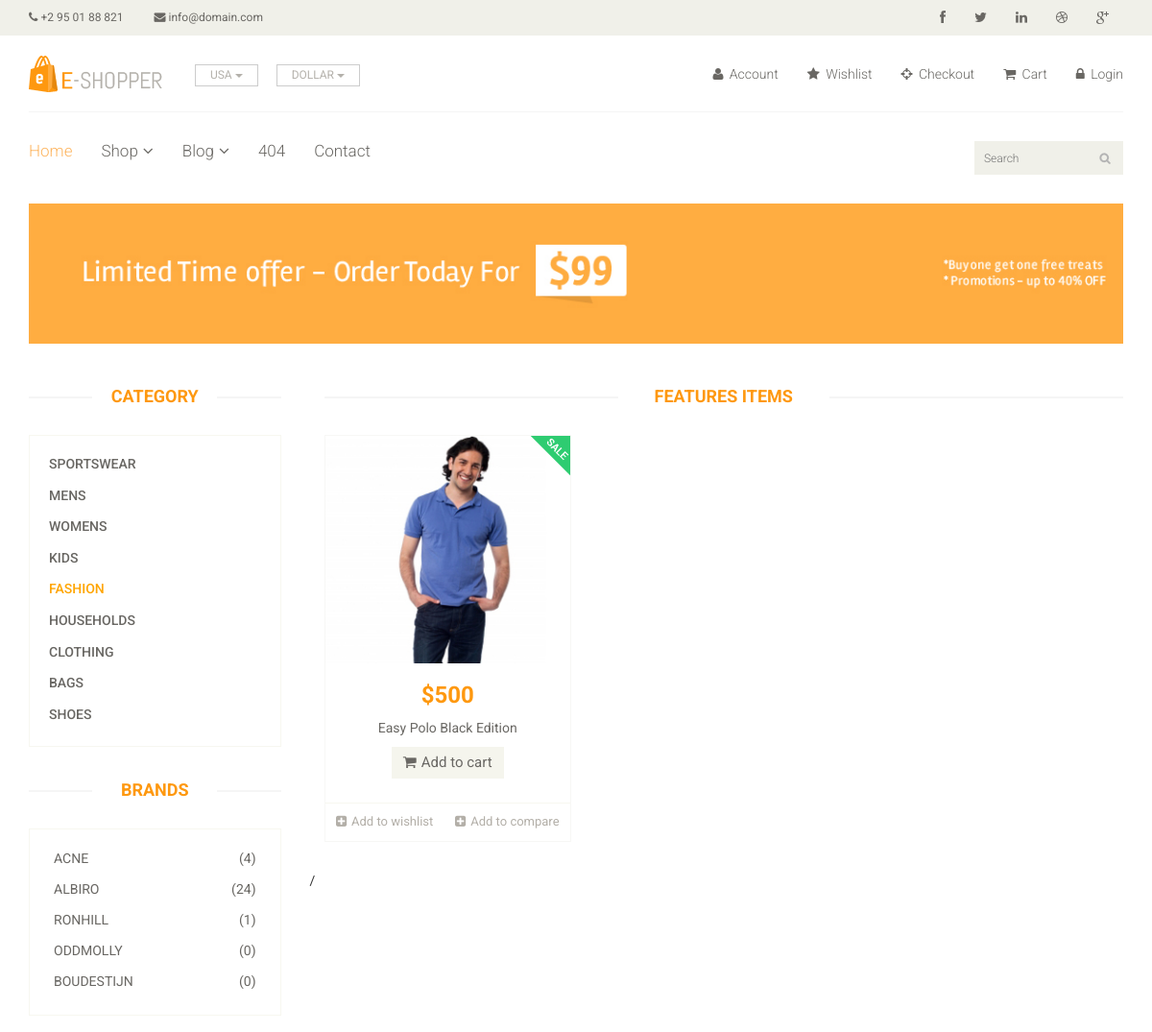
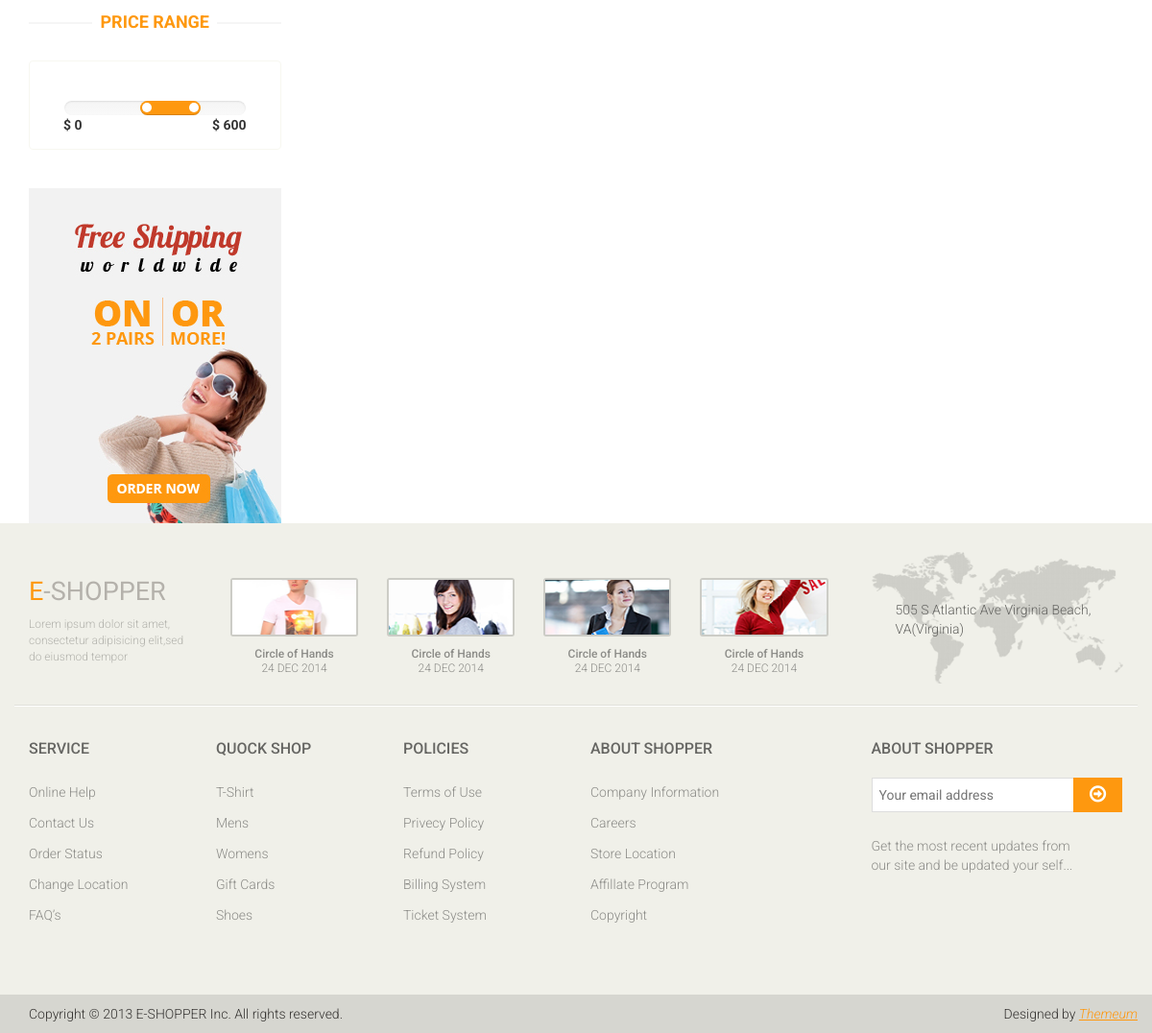
/shop.php?category_id=5, run on the app's committed database (2 pictures, top to bottom).
### tables this page shows
CREATE TABLE `category` (
  `id` int(11) NOT NULL,
  `title` varchar(255) NOT NULL
);

CREATE TABLE `brands` (
  `id` int(11) NOT NULL,
  `name` varchar(255) NOT NULL
);

CREATE TABLE `products` (
  `id` int(11) NOT NULL,
  `name` varchar(255) NOT NULL,
  `price` float NOT NULL,
  `availability` varchar(255) NOT NULL DEFAULT 'In Stock',
  `condition` varchar(255) NOT NULL DEFAULT 'New',
  `image` varchar(255) NOT NULL,
  `release_date` timestamp NOT NULL DEFAULT CURRENT_TIMESTAMP,
  `brand_id` int(11) NOT NULL,
  `category_id` int(11) NOT NULL
);

### resources/functions.php (called while the page is built, shortened)
<?php
    function query($query) {
        global $connection;
        return mysqli_query($connection, $query);
    }
    function fetch_assoc($result) {
        return mysqli_fetch_assoc($result);
    }
    function escape_string($string) {
        global $connection;
        return mysqli_real_escape_string($connection, $string);
    }
    function get_num_rows($result) {
        return mysqli_num_rows($result);
    }
    function get_product_by_brand($brand_id) {
        $products = "SELECT * FROM products WHERE brand_id = " . escape_string($brand_id);
        $products = query($products);
        return $products;
    }

### resources/templates/front/category.php (the view, shortened to what this page needs)
<div class="panel-group category-products" id="accordian">
    <?php
        if(isset($_GET["category_id"])) {
            $select_category_id = $_GET["category_id"];
        } else {
            $select_category_id = '';
        }
        $categories = query("SELECT * FROM category");
        while($category = fetch_assoc($categories)):
    ?>
        <div class="panel panel-default">
            <div class="panel-heading">
                <h4 class="panel-title">
                    <a style="<?php echo ($select_category_id == $category["id"]) ? "color:orange" : ""; ?>"
                       href="shop.php?category_id=<?php echo htmlspecialchars($category["id"]); ?>">
                        <?php echo $category["title"]; ?>
                    </a>
                </h4>
            </div>
        </div>
    <?php
        endwhile;
    ?>
</div>

### resources/templates/front/brands.php (shortened to what this page needs)
<div class="brands_products">
    <h2>Brands</h2>
    <div class="brands-name">
        <ul class="nav nav-pills nav-stacked">
            <?php
                $brands = query("SELECT * FROM brands");
                while($brand = fetch_assoc($brands)):
            ?>
                <?php
                    $product_by_brand = get_product_by_brand($brand["id"]);
                    $num_rows = get_num_rows($product_by_brand);
                ?>
                <li><a href="shop.php?brand_id=<?php echo htmlspecialchars($brand["id"]); ?>">
                        <span class="pull-right">(<?php echo $num_rows; ?>)</span><?php echo $brand["name"]; ?></a></li>
            <?php
                endwhile;
            ?>
        </ul>
    </div>
</div>

### resources/templates/front/feature_items.php (shortened to what this page needs)
<div class="features_items">
    <h2 class="title text-center">Features Items</h2>
    <?php
        $query = "SELECT * FROM products";
        if(isset($_GET["category_id"])) {
            $cat_id = escape_string($_GET["category_id"]);
            $query .= " WHERE category_id = $cat_id";
        }
        $products = query($query);
        while ($product = fetch_assoc($products)):
    ?>
        <div class="col-sm-4">
            <div class="product-image-wrapper">
                <div class="single-products">
                    <div class="productinfo text-center">
                        <img src="images/home/<?php echo $product["image"]; ?>" alt="" />
                        <h2>$<?php echo $product["price"]; ?></h2>
                        <p><?php echo $product["name"]; ?></p>
                        <a href="#" class="btn btn-default add-to-cart"><i class="fa fa-shopping-cart"></i>Add to cart</a>
                    </div>
                    <div class="product-overlay">
                        <div class="overlay-content">
                        </div>
                    </div>
                    <?php if($product["condition"] == "New"): ?>
                        <img src="images/home/new.png" class="new" alt="" />
                    <?php elseif ($product["condition"] == "Sale"): ?>
                        <img src="images/home/sale.png" class="new" alt="" />
                    <?php endif; ?>
                </div>
                <div class="choose">
                    <ul class="nav nav-pills nav-justified">
                        <li><a href="#"><i class="fa fa-plus-square"></i>Add to wishlist</a></li>
                        <li><a href="#"><i class="fa fa-plus-square"></i>Add to compare</a></li>
                    </ul>
                </div>
            </div>
        </div>
    <?php
        endwhile;
    ?>
</div>/

### public/css/main.css (style rules this page uses)
body { font-family: 'Roboto', sans-serif; background:; position: relative; font-weight:400px; }
ul li { list-style: none; }
a { -webkit-transition: 300ms; -moz-transition: 300ms; -o-transition: 300ms; transition: 300ms; }
h1, h2, h3, h4, h5, h6 { font-family: 'Roboto', sans-serif; }
.category-products { border: 1px solid #F7F7F0; margin-bottom: 35px; padding-bottom: 20px; padding-top: 15px; }
.left-sidebar h2, .brands_products h2 { color: #FE980F; font-family: 'Roboto', sans-serif; font-size: 18px; font-weight: 700; margin: 0 auto 30px; text-align: center; text-transform: uppercase; position: relative; z-index:3; }
.left-sidebar h2:after, h2.title:after { content: " "; position: absolute; border: 1px solid #f5f5f5; bottom:8px; left: 0; width: 100%; height: 0; z-index: -2; }
.left-sidebar h2:before { content: " "; position: absolute; background: #fff; bottom: -6px; width: 130px; height: 30px; z-index: -1; left: 50%; margin-left: -65px; }
h2.title:before { content: " "; position: absolute; background: #fff; bottom: -6px; width: 220px; height: 30px; z-index: -1; left: 50%; margin-left: -110px; }
.category-products .panel { background-color: #FFFFFF; border: 0px; border-radius: 0px; box-shadow:none; margin-bottom: 0px; }
.category-products .panel-default .panel-heading { background-color: #FFFFFF; border: 0 none; color: #FFFFFF; padding: 5px 20px; }
.category-products .panel-default .panel-heading .panel-title a { color: #696763; font-family: 'Roboto', sans-serif; font-size: 14px; text-decoration: none; text-transform: uppercase; }
.brands-name { border: 1px solid #F7F7F0; padding-bottom: 20px; padding-top: 15px; }
.brands-name .nav-stacked li a { background-color: #FFFFFF; color: #696763; font-family: 'Roboto', sans-serif; font-size: 14px; padding: 5px 25px; text-decoration: none; text-transform: uppercase; }
.features_items { overflow:hidden; }
h2.title { color: #FE980F; font-family: 'Roboto', sans-serif; font-size: 18px; font-weight: 700; margin: 0 15px; text-transform: uppercase; margin-bottom: 30px; position: relative; }
.product-image-wrapper { border:1px solid #F7F7F5; overflow: hidden; margin-bottom:30px; }
.single-products { position: relative; }
.new, .sale { position: absolute; top: 0; right: 0; }
.productinfo h2 { color: #FE980F; font-family: 'Roboto', sans-serif; font-size: 24px; font-weight: 700; }
.productinfo p { font-family: 'Roboto', sans-serif; font-size: 14px; font-weight: 400; color: #696763; }
.productinfo img { width: 100%; }
.productinfo { position:relative; }
.product-overlay { background:#FE980F; top: 0; display: none; height: 0; position: absolute; transition: height 500ms ease 0s; width: 100%; display: block; opacity:; }
.product-overlay .overlay-content { bottom: 0; position: absolute; bottom: 0; text-align: center; width: 100%; }
.add-to-cart { background:#F5F5ED; border: 0 none; border-radius: 0; color: #696763; font-family: 'Roboto', sans-serif; font-size: 15px; margin-bottom: 25px; }
.add-to-cart i { margin-right:5px; }
.choose { border-top: 1px solid #F7F7F0; }
.choose ul li a { color: #B3AFA8; font-family: 'Roboto', sans-serif; font-size: 13px; padding-left: 0; padding-right: 0; }
.choose ul li a i { margin-right:5px; }

### data on the page
category: title "SPORTSWEAR"
category: title "MENS"
category: title "WOMENS"
category: title "KIDS"
category: title "FASHION"
category: title "HOUSEHOLDS"
category: title "CLOTHING"
category: title "BAGS"
category: title "SHOES"
brands: num_rows "4", name "ACNE"
brands: num_rows "24", name "ALBIRO"
brands: num_rows "1", name "RONHILL"
brands: num_rows "0", name "ODDMOLLY"
brands: num_rows "0", name "BOUDESTIJN"
products: image (picture), price "500", name "Easy Polo Black Edition"
